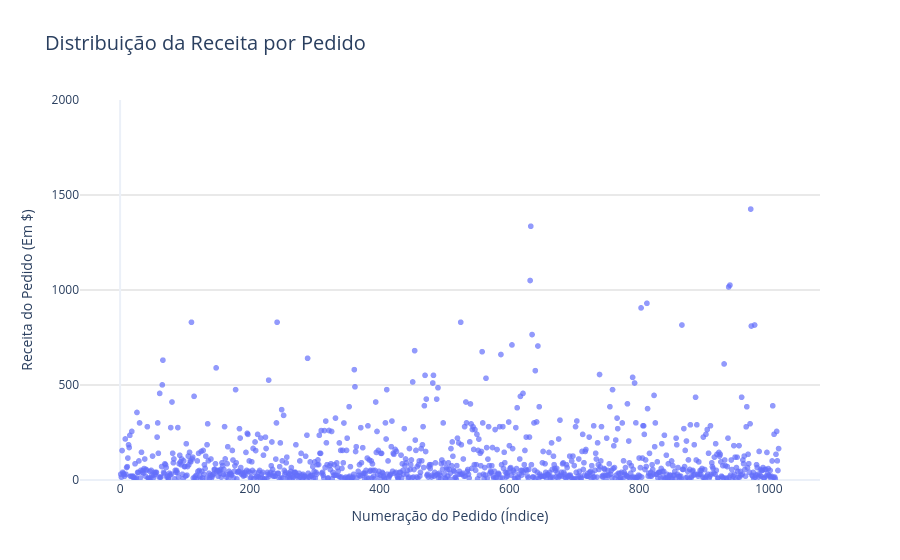

The code cell stored with this chart in its notebook:
### Markdown cell above
Nossa! Temos valores incrivelmente extremos: 3.120,10 e 19.920,40 dólares em um único pedido. Certamente, essa não é a realidade do dia a dia do negócio. Vamos dar uma olhada mais de perto:

### Code cell
fig_corr_2.update_yaxes(range=[0, 2000]) 
fig_corr_2.show()

### Figure 1 — Plotly figure (JSON) as saved in the notebook; plotly's stock layout.template omitted (floating-point values rounded to 4 significant figures; data arrays with more than 128 entries replaced by an {"elided": "..."} marker saying what was removed)
{"data": [{"hovertemplate": "Numeração do Pedido (Índice)=%{x}<br>Receita do Pedido (Em $)=%{y}<extra></extra>", "legendgroup": "", "marker": {"color": "#636efa", "opacity": 0.7, "symbol": "circle"}, "mode": "markers", "name": "", "showlegend": false, "type": "scattergl", "x": {"elided": "1016 int values"}, "xaxis": "x", "y": {"elided": "1016 float values"}, "yaxis": "y"}], "layout": {"legend": {"tracegroupgap": 0}, "title": {"font": {"size": 20}, "text": "Distribuição da Receita por Pedido"}, "xaxis": {"anchor": "y", "domain": [0, 1], "showgrid": false, "title": {"text": "Numeração do Pedido (Índice)"}}, "yaxis": {"anchor": "x", "domain": [0, 1], "gridcolor": "LightGray", "range": [0, 2000], "title": {"text": "Receita do Pedido (Em $)"}}}}
